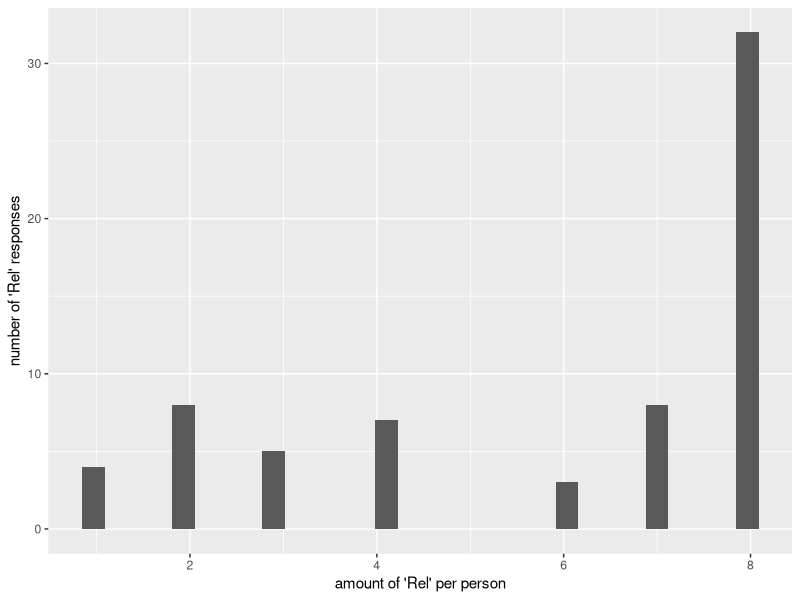

Source code (R):
## ---- chunk 1
#in order to load the tidyverse library you must run the following

library("tidyverse")
## ---- chunk 2
?tidyverse
#Below is the provided description after running #?tidyverse
## ---- chunk 3

read_csv("MFIndD_analogy.csv") #renamed 
#Here I am reading in the info from MFIndD_analogy.csv

file.rename("MFIndD_analogy.csv","Analogy_Dataset.csv")
#I was unable to find a direct function equivalent to
#the file.rename() function in  the tidyverse library

#When run, file.rename(...) returns true


## ---- chunk 4
analogy_data <- read_csv("Analogy_Dataset.csv")
#turning analogy data set into a usable and digestible variable. 
## ---- chunk 5

glimpse(analogy_data)

## ---- chunk 6
analogy_data%>%
group_by(qualtrics_id)%>%
summarise(N=n()) %>%
  distinct() %>%
  count() %>%
  head(n = 1)

  
## ---- chunk 7
analogy_data%>%
group_by(qualtrics_id,trial_number)%>%
summarise(trial_number, count = n(), .groups = "drop_last")%>%
  count()
#I added the drop_last because I was getting an error"Adding missing grouping variables". 
#I have checked Stack Overflow for answers, and this one seems to work!
## ---- chunk 8
analogy_data%>%
 filter(response_type == "Rel") %>%              # Filter rows with response_type == "Rel"
  group_by(qualtrics_id) %>%                      # Group by qualtrics_id
  summarise(num_of_trials = n(), .groups = "drop") %>%  # Count the number of "Rel" responses per ID
  distinct(qualtrics_id, num_of_trials) -> num_of_trials

#I took inspiration from the code snippet from the previous assignment because it has those two columns mentioned in the instructions

#I am also checking to see if num_of_trials runs as expected separately from storing the info in "num_of_trials". Which it works as expected!

## ---- chunk 9
num_of_trials
## ---- chunk 10
num_of_trials%>%
  ggplot(aes(x = num_of_trials))+
           geom_histogram()+ 
 labs(y = "number of 'Rel' responses", 
      x = "amount of 'Rel' per person")

         


## ---- chunk 11
Analogy_Dataset.csv <- analogy_data #%>%
reshaped_data <- analogy_data %>%
  select(qualtrics_id, trial_number, response_type) %>%   # Select relevant columns
  filter(trial_number <= 8) %>%                          # Keep only the first 8 trials
  pivot_wider(names_from = trial_number,                 # Reshape from long to wide format
              values_from = response_type, 
              names_prefix = "trial_") %>%               # Rename trials to trial_1, trial_2, etc.
  select(qualtrics_id,trial_1, trial_2, trial_3, trial_4, trial_5, trial_6, trial_7, trial_8) # Ensure only 9 columns (ID + 8 trials) and put them in order! 
 
reshaped_data
